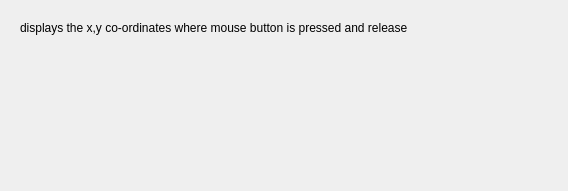
<?xml version="1.0" encoding="UTF-8"?>
<ui version="4.0">
 <class>Dialog</class>
 <widget class="QDialog" name="Dialog">
  <property name="geometry">
   <rect>
    <x>0</x>
    <y>0</y>
    <width>568</width>
    <height>191</height>
   </rect>
  </property>
  <property name="windowTitle">
   <string>Dialog</string>
  </property>
  <widget class="QLabel" name="label">
   <property name="geometry">
    <rect>
     <x>20</x>
     <y>20</y>
     <width>531</width>
     <height>16</height>
    </rect>
   </property>
   <property name="text">
    <string>displays the x,y co-ordinates where mouse button is pressed and release</string>
   </property>
  </widget>
  <widget class="QLabel" name="press">
   <property name="geometry">
    <rect>
     <x>20</x>
     <y>60</y>
     <width>531</width>
     <height>16</height>
    </rect>
   </property>
   <property name="text">
    <string/>
   </property>
  </widget>
  <widget class="QLabel" name="release">
   <property name="geometry">
    <rect>
     <x>20</x>
     <y>100</y>
     <width>531</width>
     <height>16</height>
    </rect>
   </property>
   <property name="text">
    <string/>
   </property>
  </widget>
 </widget>
 <resources/>
 <connections/>
</ui>
